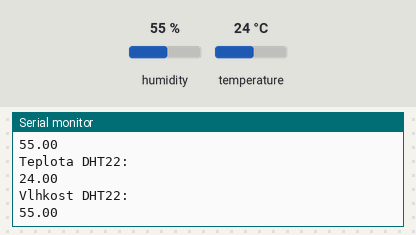
A sketch run on a simulated Arduino Uno, built with avr-gcc and run on an emulated ATmega328P. Shown: the last lines printed to the serial monitor. The test bench sets the inputs (shaded band); at power-on: humidity 55 %, temperature 24 °C.

Above: at 5.8 s.
5.9 s: humidity set to 22 %
At 11.2 s:
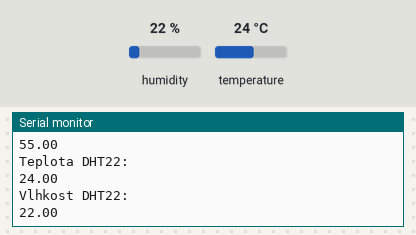
11.9 s: temperature set to 12 °C
At 16.4 s:
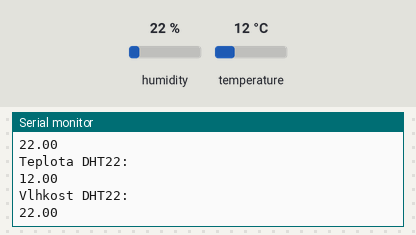
17.9 s: humidity set to 40 %
At 20.4 s:
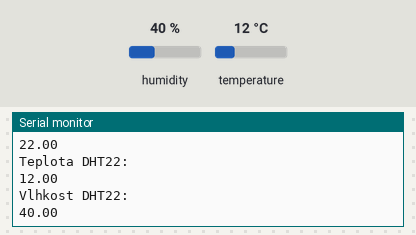
Timing chart, 0 to 21.9 s (numbered marks = the images above; inputs shaded):
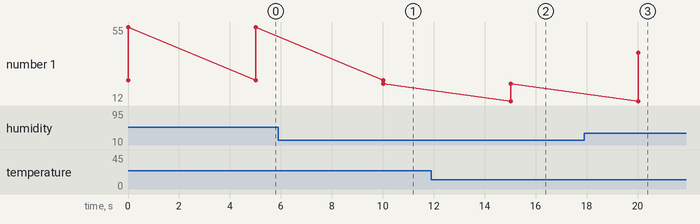

The sketch:

dht22_tester.ino
```cpp
#include <DHT.h>
#include <DHT_U.h>
#define DHTPIN 6
#define DHTTYPE DHT22
DHT_Unified dht(DHTPIN, DHTTYPE);
void setup() {
  dht.begin();
  sensor_t sensor;
  Serial.begin(115200);
}

void loop() {
  sensor_t sensor;
  sensors_event_t event;
  dht.temperature().getEvent(&event);
  float teplota = event.temperature;
  dht.humidity().getEvent(&event);
  float vlhkost = event.relative_humidity;
  Serial.println("Teplota DHT22: ");
  Serial.println(teplota);
  Serial.println("Vlhkost DHT22: ");
  Serial.println(vlhkost);
  delay(5000);
}
```

Measured:
- after the input at 5.9 s, the serial monitor: prints a new line after 4.1 s (image 1)
- after the input at 11.9 s, the serial monitor: prints a new line after 3.1 s (image 2)
- after the input at 17.9 s, the serial monitor: prints a new line after 2.1 s (image 3)
- plotted number 1: 22 → 40 after the input at 17.9 s
